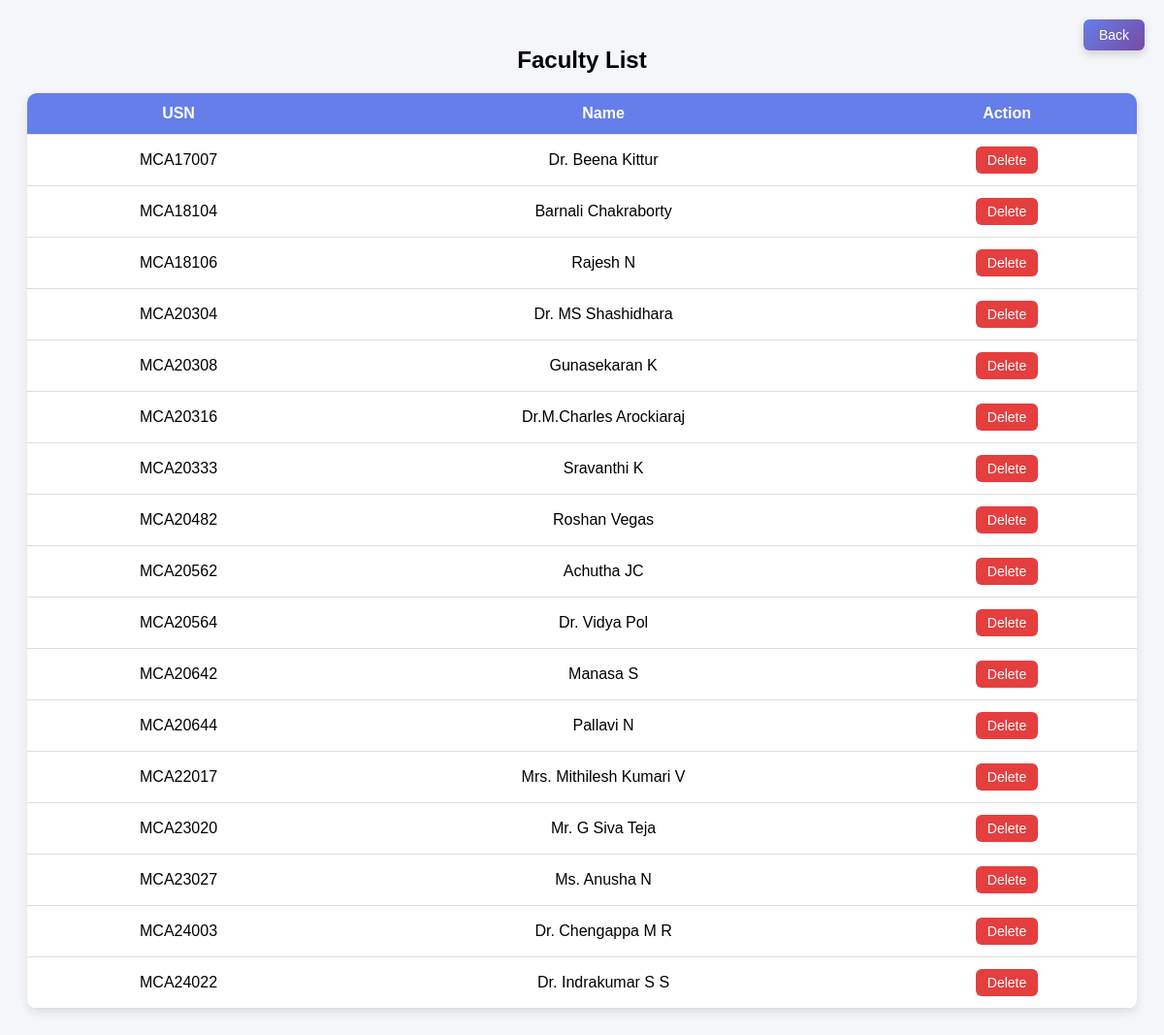
The app's page /view-faculties/ with its own data.
### feedback_app/models.py (models this page shows, shortened)
class Faculty(models.Model):
    user = models.CharField(max_length=150, default="faculty_user")
    name = models.CharField(max_length=100, default="Faculty Name")
    usn = models.CharField(max_length=20, default="FAC123")
    section = models.CharField(max_length=10, default="A")
    year = models.IntegerField(default=2019)
    subjects = models.ManyToManyField(Subject)
    semester = models.CharField(max_length=10, default="1")  # ✅ must be here

### feedback_app/views.py (the view)
# urls.py: path("view-faculties/", views.view_faculties, name="view_faculties"),
def view_faculties(request):
    faculties = Faculty.objects.all().order_by("usn")  # sorted by USN
    return render(request, "feedback_app/view_faculties.html", {"faculties": faculties})

### feedback_app/templates/feedback_app/view_faculties.html (shortened to what this page needs)
<!DOCTYPE html>
<html lang="en">
<head>
</head>
<body>
  <a href="{% url 'add_faculty' %}" class="top-right-btn">Back</a>
  <h2>Faculty List</h2>
  <table>
    <tr>
      <th>USN</th>
      <th>Name</th>
      <th>Action</th>
    </tr>
    {% for faculty in faculties %}
    <tr>
      <td>{{ faculty.usn }}</td>
      <td>{{ faculty.name }}</td>
      <td>
        <form method="post" action="{% url 'delete_faculty' faculty.id %}" style="display:inline;">
          <button type="submit" class="btn delete-btn">Delete</button>
        </form>
      </td>
    </tr>
    {% empty %}
    <tr>
      <td colspan="3">No faculties found.</td>
    </tr>
    {% endfor %}
  </table>
</body>
</html>

### feedback_app/templates/feedback_app/view_faculties.html (style rules this page uses)
body { font-family: Arial, sans-serif; background: #f4f6f9; padding: 20px; }
h2 { text-align: center; margin-bottom: 20px; }
table { width: 100%; border-collapse: collapse; background: white; border-radius: 10px; overflow: hidden; box-shadow: 0 4px 10px rgba(0,0,0,0.1); }
th, td { padding: 12px 15px; border-bottom: 1px solid #ddd; text-align: center; }
th { background: #667eea; color: white; }
.btn { padding: 6px 12px; border: none; border-radius: 6px; cursor: pointer; font-size: 14px; }
.delete-btn { background: #e53e3e; color: white; }
.top-right-btn { position: absolute; top: 20px; right: 20px; background: linear-gradient(135deg, #667eea 0%, #764ba2 100%); color: white; padding: 8px 16px; font-size: 14px; border-radius: 6px; text-decoration: none; font-weight: 500; box-shadow: 0 4px 8px rgba(0, 0, 0, 0.15); }

### records on screen
Faculty: usn "MCA17007", name "Dr. Beena Kittur"
Faculty: usn "MCA18104", name "Barnali Chakraborty"
Faculty: usn "MCA18106", name "Rajesh N"
Faculty: usn "MCA20304", name "Dr. MS Shashidhara"
Faculty: usn "MCA20308", name "Gunasekaran K"
Faculty: usn "MCA20316", name "Dr.M.Charles Arockiaraj"
Faculty: usn "MCA20333", name "Sravanthi K"
Faculty: usn "MCA20482", name "Roshan Vegas"
Faculty: usn "MCA20562", name "Achutha JC"
Faculty: usn "MCA20564", name "Dr. Vidya Pol"
Faculty: usn "MCA20642", name "Manasa S"
Faculty: usn "MCA20644", name "Pallavi N"
Faculty: usn "MCA22017", name "Mrs. Mithilesh Kumari V"
Faculty: usn "MCA23020", name "Mr. G Siva Teja"
Faculty: usn "MCA23027", name "Ms. Anusha N"
Faculty: usn "MCA24003", name "Dr. Chengappa M R"
Faculty: usn "MCA24022", name "Dr. Indrakumar S S"
